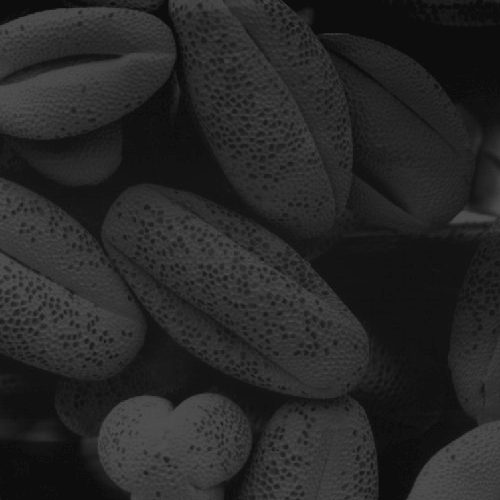
#> input picture resources/grayscale.png, 500 x 500 px
$ jupyter execute lab2.ipynb
#> lines starting #> are read from the running program, lines starting #| are printed output that depends on the picture; after the words box and inside, x2 and y2 are one past the last pixel; in counts of white or black regions, pixels touching at a corner belong together
# Lab 2: Các phép toán cơ bản trên ảnh
1. Tạo âm bản
1. Cắt ngưỡng
1. Biến đổi Alpha Beta
1. Biến đổi Gamma
1. Histogram Stretching
1. Histogram Equalization

[cell 1]
import numpy as np
import cv2 as cv2

[cell 2]
gray = cv2.imread(r'./resources/grayscale.png', cv2.IMREAD_GRAYSCALE)
#> gray is the input picture: shape (500, 500); min 13, max 83, mean 38.7
assert gray is not None

### 1. Tạo âm bản

[cell 3]
def invert(gray):
    return 255 - gray
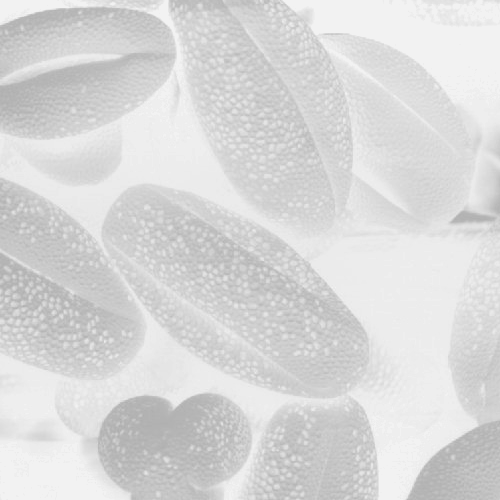
#> returned value: shape (500, 500); min 172, max 242, mean 216.3

negative = invert(gray)

cv2.imshow('origin', gray)
cv2.imshow('negative', negative)

cv2.waitKey(0)
cv2.destroyAllWindows()

### 2. Cắt ngưỡng

[cell 4]
def convertToBin(gray, threshold):
#> called with threshold = 40
    out = gray > threshold
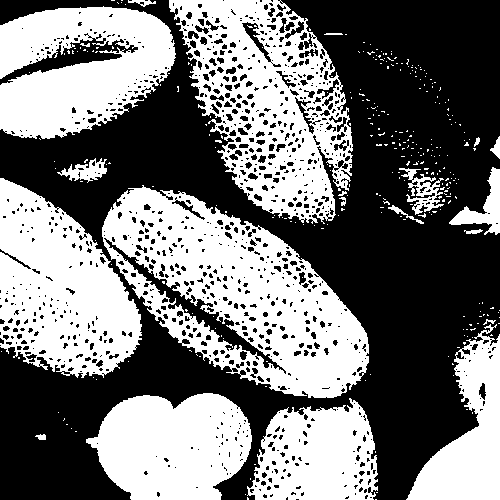
#> out: shape (500, 500) bool; 46.8% white; 322 white regions (301 under 20 px), largest, box (x1, y1, x2, y2) and area: (102, 185, 369, 398) 27073, (169, 0, 353, 224) 20789, (0, 178, 142, 378) 17850
    return out.astype(np.uint8) * 255

mask = convertToBin(gray, 40)

cv2.imshow('origin', gray)
cv2.imshow('untitled', mask)

cv2.waitKey(0)
cv2.destroyAllWindows()

### 3. Biến đổi Alpha Beta (Brightness and Contrast adjusment)

[cell 5]
def alphaBetaTransform(gray, alpha, beta):
#> called with alpha = 2, beta = 0
    out = np.copy(gray).astype(np.float64)
    out = alpha*out + beta
    return np.clip(out, 0, 255).astype(np.uint8)

transformed = alphaBetaTransform(gray, 2, 0)

cv2.imshow('origin', gray)
cv2.imshow('transformed', transformed)

cv2.waitKey(0)
cv2.destroyAllWindows()

### 4. Biến đổi Gamma

[cell 6]
def gammaTransform (gray, gamma):
#> called with gamma = 0.5
    out = np.copy(gray).astype(np.float64)
    out = out/255
    out = (out**gamma)*255
    return np.clip(out, 0, 255).astype(np.uint8)

transformed = gammaTransform(gray, 0.5)

cv2.imshow('origin', gray)
cv2.imshow('transformed', transformed)

cv2.waitKey(0)
cv2.destroyAllWindows()

### 5. Histogram Stretching

[cell 7]
def stretchHist (gray):
    out = np.copy(gray).astype(np.float64)
    out = 255 * ((out - out.min())/(out.max() - out.min()))
    return np.clip(out, 0, 255).astype(np.uint8)

transformed = stretchHist(gray)

cv2.imshow('origin', gray)
cv2.imshow('transformed', transformed)

cv2.waitKey(0)
cv2.destroyAllWindows()

### 6. Histogram Equalization

[cell 8]
def hist(gray):
    return np.array([(gray==i).sum() for i in range(0, 256)])

def cdf(gray):
    out = np.arange(0, 256)
    norm_hist = hist(gray) / gray.size
    return np.array([norm_hist[0:i+1].sum() for i in out])

def equalizeHist(gray):
    cdf_arr = cdf(gray)
    out = np.zeros_like(gray)
    M,N = out.shape
    for r in range(0, M):
        for c in range(0, N):
            out[r][c] = 255.0*cdf_arr[gray[r][c]]
    return out

[cell 9]
import matplotlib.pyplot as plt

img = cv2.imread(r'./resources/low-contrast.png', cv2.IMREAD_COLOR_BGR)
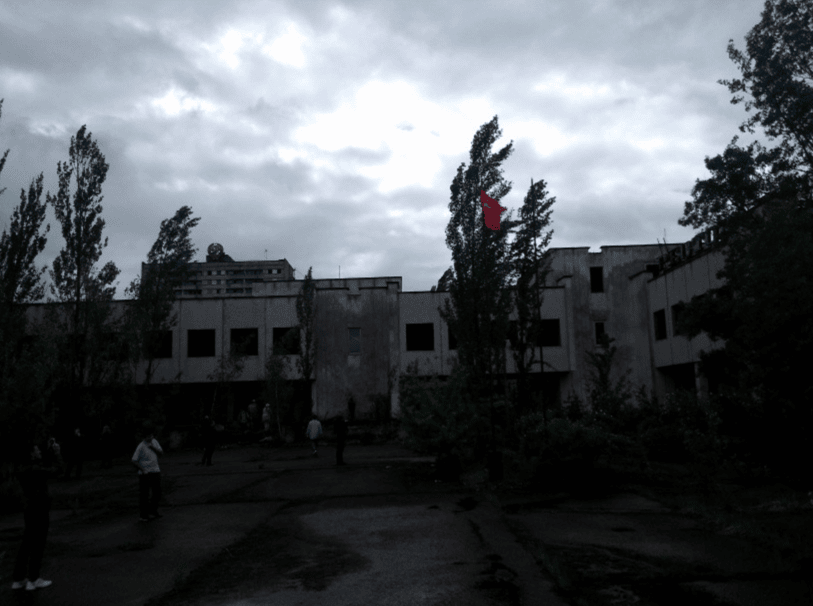
#> input picture resources/low-contrast.png, 813 x 606 px
#> img is the input picture: shape (606, 813, 3); mean B, G, R 90.2, 85.7, 81.5
assert img is not None

hsv = cv2.cvtColor(img, cv2.COLOR_BGR2HSV)
#> hsv: shape (606, 813, 3); mean H, S, V 80.3, 35.4, 90.7
gray = hsv[:,:,2]
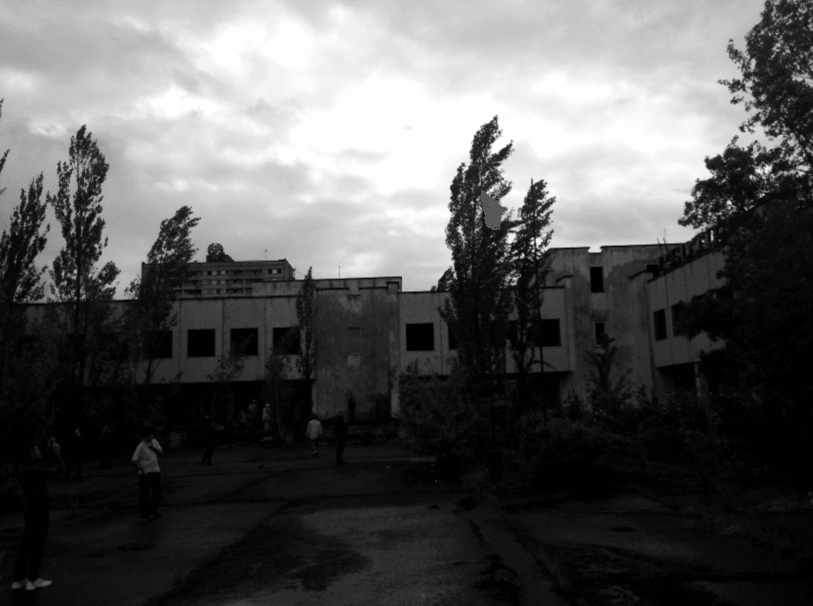
#> gray: shape (606, 813); min 1, max 254, mean 90.7

fig, axes = plt.subplots(nrows=1, ncols=2, figsize=(8,2))
axes[0].bar(height=hist(gray), x=np.arange(0, 256))
axes[1].bar(height=hist(equalizeHist(gray)), x=np.arange(0, 256))
#> in cdf, `norm_hist = hist(gray) / gray.size`: norm_hist = 256 values, max 0.117 at index 1, min 0 at index 0, mean 0.00391
#> in equalizeHist, `cdf_arr = cdf(gray)`: cdf_arr = 256 values, max 1 at index 254, min 0 at index 0, mean 0.646
#> after the loop in equalizeHist, `for r in range(0, M):`:
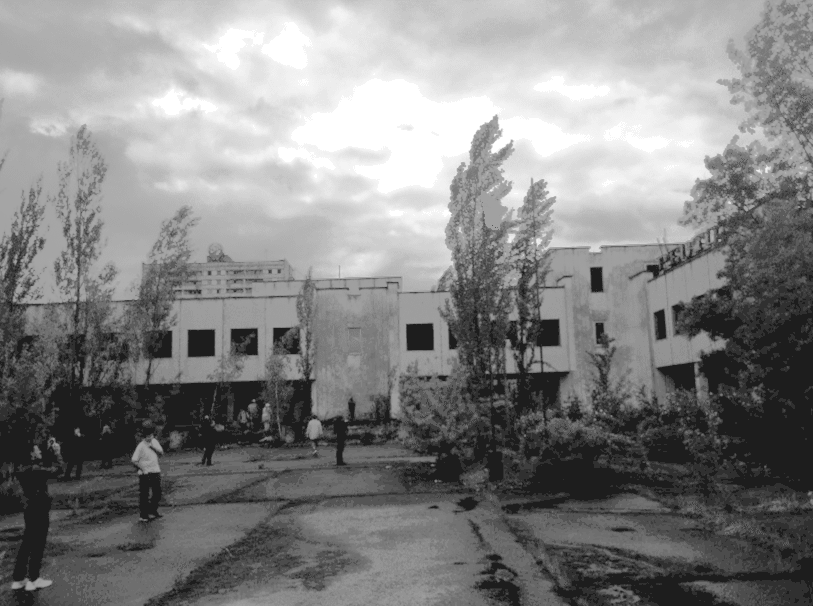
#> out: shape (606, 813); min 29, max 255, mean 132.2

plt.tight_layout()
plt.show()
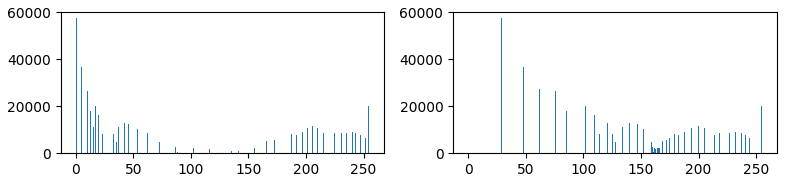
#> figure drawn by matplotlib, 2 panels; panel 1: tallest bar 57419 high, from x = 0.6 to 1.4; panel 2: tallest bar 57419 high, from x = 28.6 to 29.4

[cell 10]
hsv = cv2.cvtColor(img, cv2.COLOR_BGR2HSV)
hsv[:,:,2] = equalizeHist(hsv[:,:,2])
#> hsv: shape (606, 813, 3); mean H, S, V 80.3, 35.4, 132.2
bgr = cv2.cvtColor(hsv, cv2.COLOR_HSV2BGR)
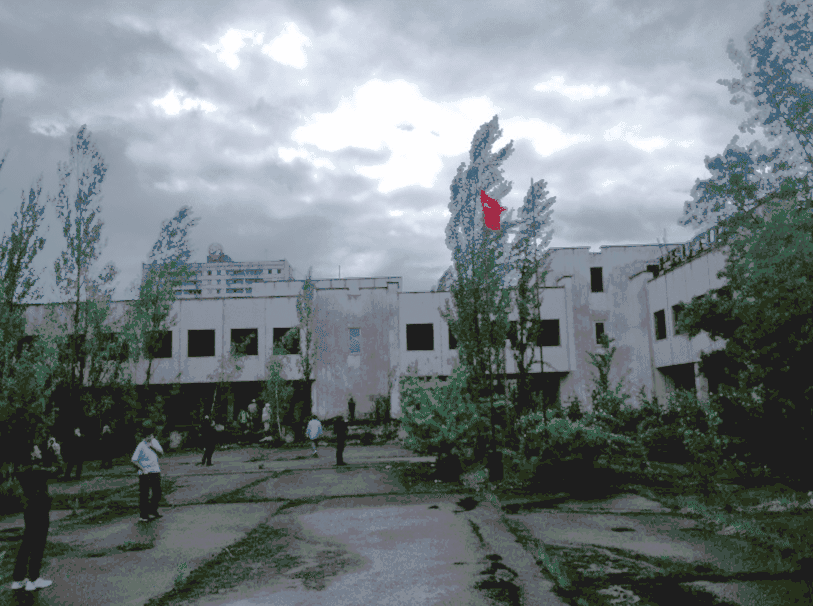
#> bgr: shape (606, 813, 3); mean B, G, R 128.6, 125.2, 116.3

cv2.imshow('origin', img)
cv2.imshow('transformed', bgr)
cv2.waitKey(0)
cv2.destroyAllWindows()

### Compare All

[cell 11]
img = cv2.imread(r'./resources/low-contrast.png', cv2.IMREAD_COLOR_BGR)
assert img is not None

cv2.imshow('origin', img)

hsv = cv2.cvtColor(img, cv2.COLOR_BGR2HSV)
hsv[:,:,2] = alphaBetaTransform(hsv[:,:,2], 2, 0)
#> hsv: shape (606, 813, 3); mean H, S, V 80.3, 35.4, 118
cv2.imshow('alpha beta', cv2.cvtColor(hsv, cv2.COLOR_HSV2BGR))
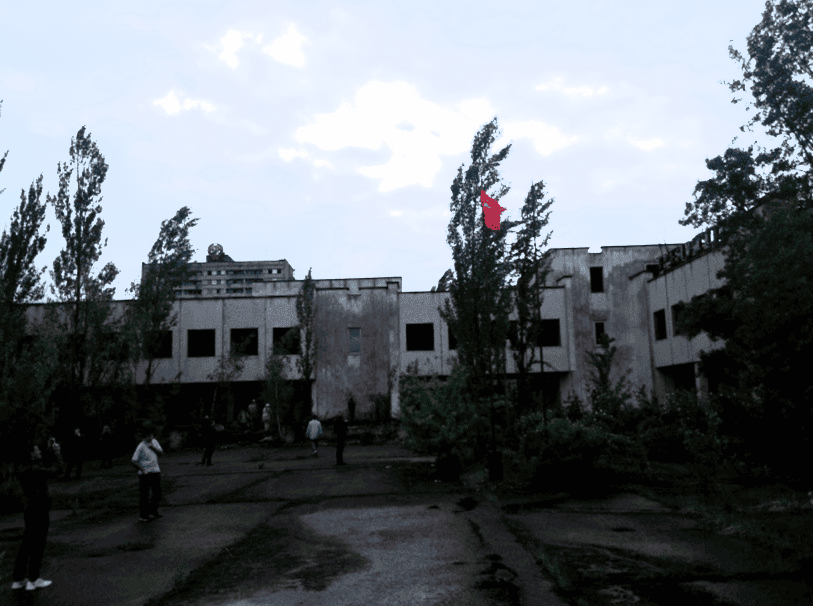
#> window 'alpha beta': shape (606, 813, 3); mean B, G, R 116.9, 111, 104.8

hsv = cv2.cvtColor(img, cv2.COLOR_BGR2HSV)
hsv[:,:,2] = gammaTransform(hsv[:,:,2], 0.5)
#> hsv: shape (606, 813, 3); mean H, S, V 80.3, 35.4, 123.8
cv2.imshow('gamma', cv2.cvtColor(hsv, cv2.COLOR_HSV2BGR))
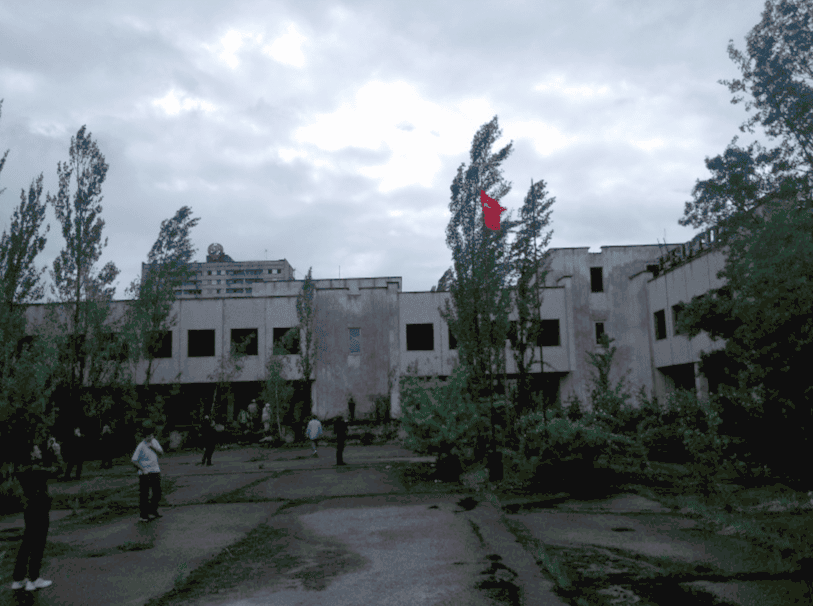
#> window 'gamma': shape (606, 813, 3); mean B, G, R 121.3, 117, 109.4

hsv = cv2.cvtColor(img, cv2.COLOR_BGR2HSV)
hsv[:,:,2] = stretchHist(hsv[:,:,2])
#> hsv: shape (606, 813, 3); mean H, S, V 80.3, 35.4, 90.1
cv2.imshow('stretching', cv2.cvtColor(hsv, cv2.COLOR_HSV2BGR))

hsv = cv2.cvtColor(img, cv2.COLOR_BGR2HSV)
hsv[:,:,2] = equalizeHist(hsv[:,:,2])
cv2.imshow('equalization', cv2.cvtColor(hsv, cv2.COLOR_HSV2BGR))

hsv = cv2.cvtColor(img, cv2.COLOR_BGR2HSV)
hsv[:,:,2] = equalizeHist(hsv[:,:,2])
hsv[:,:,2] = stretchHist(hsv[:,:,2])
#> in stretchHist (call 3), `out = 255 * ((out - out.min())/(out.max() - out.min()))`:
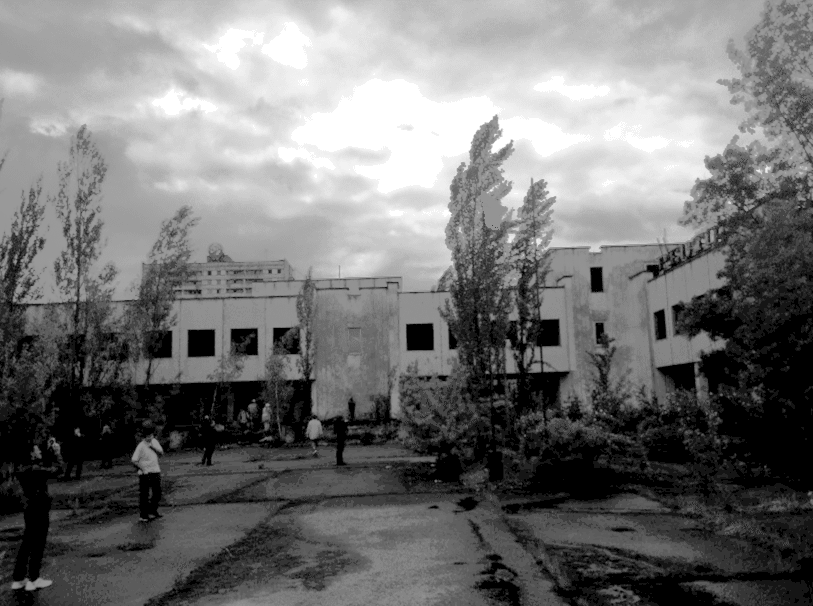
#> out: shape (606, 813) float64; min 0, max 255, mean 116.4
#> hsv: shape (606, 813, 3); mean H, S, V 80.3, 35.4, 116
cv2.imshow('equalization + stretching', cv2.cvtColor(hsv, cv2.COLOR_HSV2BGR))


cv2.waitKey(0)
cv2.destroyAllWindows()
